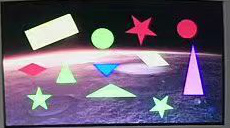
#> input picture submission/bigshape.jpg, 230 x 128 px, found by its file name
$ python color_recognize.py
#> lines starting #> are read from the running program, lines starting #| are printed output that depends on the picture
#> in main, img is the input picture: shape (128, 230, 3); mean B, G, R 112.9, 92.2, 104.6
# 颜色识别
"""
input:
    - *.jpg  # 原始图像
    - *.txt  # 检测结果 yolov5格式
output:
    - 图片中每个ROI区域的主要hsv值, 颜色类别

标准颜色表:
    RED = { 255, 0, 0 };
    GREEN = { 0, 255, 0 };
    BLUE = { 0, 0, 255 };
    YELLOW = { 255, 255, 0 };
    PIN = { 255, 0, 255 };
    QING = { 0, 255, 255 };
    BLACK = { 0, 0, 0 };
    WHITE = { 255, 255, 255 };

"""
import cv2
import numpy as np
from pyparsing import col
from PIL import Image, ImageDraw, ImageFont

def balance(img):
    # 调整白平衡
    b, g, r = cv2.split(img)
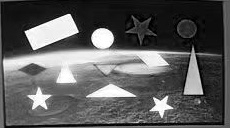
#> g: shape (128, 230); min 0, max 255, mean 92.2
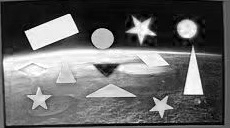
#> r: shape (128, 230); min 0, max 255, mean 104.6
    r_avg = cv2.mean(r)[0]
#> r_avg = 104.6
    g_avg = cv2.mean(g)[0]
#> g_avg = 92.21
    b_avg = cv2.mean(b)[0]
#> b_avg = 112.9

    # 求各个通道所占增益
    k = (r_avg + g_avg + b_avg) / 3
#> k = 103.2
    kr = k / r_avg
#> kr = 0.987
    kg = k / g_avg
#> kg = 1.12
    kb = k / b_avg
#> kb = 0.914

    r = cv2.addWeighted(src1=r, alpha=kr, src2=0, beta=0, gamma=0)
    g = cv2.addWeighted(src1=g, alpha=kg, src2=0, beta=0, gamma=0)
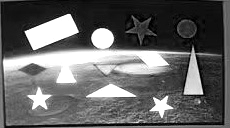
#> g: shape (128, 230); min 0, max 255, mean 101.3
    b = cv2.addWeighted(src1=b, alpha=kb, src2=0, beta=0, gamma=0)
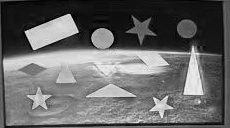
#> b: shape (128, 230); min 0, max 233, mean 103.2
    balance_img = cv2.merge([b, g, r])
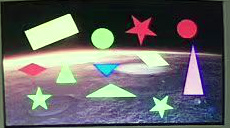
#> balance_img: shape (128, 230, 3); mean B, G, R 103.2, 101.3, 103.3

    return balance_img


def equalize_hist_color(img):
    # 彩色图直方图均衡化
    channels = cv2.split(img)
    eq_channels = []
    # 将 cv2.equalizeHist() 函数应用于每个通道
    for ch in channels:
        eq_channels.append(cv2.equalizeHist(ch))
    # 使用 cv2.merge() 合并所有结果通道
    eq_image = cv2.merge(eq_channels)
    return eq_image


def DrawBox(im, box):
    # 绘制Bounding Box
    draw = ImageDraw.Draw(im)
    draw.rectangle(box,  outline="#FFFFFF", width=1)


def DrawLabel(im, loc, label, color):
    # 绘制label
    draw = ImageDraw.Draw(im)
    # draw.multiline_text((30,30), label.encode("utf-8"), fill="#FFFFFF")
    # font = ImageFont.truetype('/System/Library/Fonts/Times.ttc', 16)
    # draw.text(loc, color, font=font)
    draw.text(loc, color)

def ImgShow(imgpath, boxs, cs, label="n"):
    # 展示图片
    im = Image.open(imgpath)
    for i in range(len(cs)):
        DrawBox(im, [tuple(boxs[i][0:2]),tuple(boxs[i][2:])])
        DrawLabel(im, boxs[i][0:2], label, cs[i])
    # 显示图片
    # im.show()
    im.save('/home3/HWGroup/liujy/agent_4mission_detection/submission/result_color.jpg')


color = ["red1", "yellow", "green", "qing", "blue", "pin", "red", 'black', 'white' ]
# color_range = {
#     "red1": {"color_lower": np.array([0, 35, 46]), "color_upper": np.array([15, 255, 255])},
#     "yellow": {"color_lower": np.array([15, 35, 46]), "color_upper": np.array([34, 255, 255])},
#     "green": {"color_lower": np.array([35, 35, 46]), "color_upper": np.array([77, 255, 255])},
#     "qing": {"color_lower": np.array([78, 35, 46]), "color_upper": np.array([99, 255, 255])},
#     "blue": {"color_lower": np.array([100, 35, 46]), "color_upper": np.array([124, 255, 255])},
#     "pin": {"color_lower": np.array([125, 35, 46]), "color_upper": np.array([155, 255, 255])},
#     "red": {"color_lower": np.array([156, 35, 46]), "color_upper": np.array([180, 255, 255])},
#     'black': {"color_lower": np.array([0, 0, 0]), "color_upper": np.array([180, 255, 35])},
#     'white': {"color_lower": np.array([0, 0, 221]), "color_upper": np.array([180, 30, 255])},
#          }


# 根据实际情况修正
color_range = {
    "red1": {"color_lower": np.array([0, 35, 46]), "color_upper": np.array([15, 255, 255])},
    "yellow": {"color_lower": np.array([15, 35, 46]), "color_upper": np.array([47, 255, 255])},
    "green": {"color_lower": np.array([48, 35, 46]), "color_upper": np.array([77, 255, 255])},
    "qing": {"color_lower": np.array([78, 35, 46]), "color_upper": np.array([88, 255, 255])},
    "blue": {"color_lower": np.array([89, 35, 46]), "color_upper": np.array([124, 255, 255])},
    "pin": {"color_lower": np.array([125, 35, 46]), "color_upper": np.array([155, 255, 255])},
    "red": {"color_lower": np.array([156, 35, 46]), "color_upper": np.array([180, 255, 255])},
    'black': {"color_lower": np.array([0, 0, 0]), "color_upper": np.array([180, 255, 35])},
    'white': {"color_lower": np.array([0, 0, 221]), "color_upper": np.array([180, 30, 255])},
         }
shape = {0:"circle", 1: "rhombus", 2:"fivestar", 3:"triangle", 4:"rectangle"}

def main(img_path, label_path):
    img = cv2.imread(img_path)
    img = balance(img)
    # img = equalize_hist_color(img)
    img = cv2.GaussianBlur(img, (5, 5), 0)  # 高斯滤波降噪，模糊图片
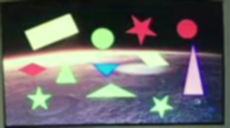
#> img: shape (128, 230, 3); mean B, G, R 103.1, 101.2, 103.1
    H, W, _ = img.shape
#> H = 128; W = 230

    # 获取bbox
    with open(label_path) as file:
#> (reads submission/bigshape.txt from the repository)
        content=file.readlines()

    # 遍历boxes，识别每个目标图形的颜色
    boxs = []
    cs = []
    for line in content:
        box = line[:-2].split(' ')
        box = [float(i) for i in box[1:]]
        bbox = [(box[0]-box[2]/2)*W, (box[1]-box[3]/2)*H, (box[0]+box[2]/2)*W, (box[1]+box[3]/2)*H]
        bbox = [int(i) for i in bbox]
        boxs.append(bbox)

        crop = img[bbox[1]:bbox[3],bbox[0]:bbox[2],:]

        y, x, z = crop.shape
        if x>4 and y>4:
            crop = crop[3*y//8 : 5*y//8 , 3*x//8 : 5*x//8 ,:]
        # im = Image.fromarray(cv2.cvtColor(crop,cv2.COLOR_BGR2RGB))
        # im.show()

        hsv = cv2.cvtColor(crop, cv2.COLOR_BGR2HSV)

        # 统计主要元素的hsv值
        squ = hsv[:,:,0].reshape(-1)
        count = np.bincount(squ)
        h = np.argmax(count)  # 占比最多的h值
        squ = hsv[:,:,1].reshape(-1)
        count = np.bincount(squ)
        s = np.argmax(count)  # 占比最多的s值
        squ = hsv[:,:,2].reshape(-1)
        count = np.bincount(squ)
        v = np.argmax(count)  # 占比最多的v值
        hsv = np.array([h,s,v])

        # hsv = hsv[y//2,x//2,:]

        res = "none"
        # 遍历颜色判断
        for c in color:
            upper = (np.maximum(hsv,color_range[c]["color_lower"])==hsv)
            lower = (np.minimum(hsv,color_range[c]["color_upper"])==hsv)
            if np.all(upper) and np.all(lower):
                res = c
                break
        print(f"hsv:{hsv}, result:{res}")
        cs.append(res)
#> this loop made 12 passes
#> (h, s, v) on passes 1 to 12: (53, 59, 255), (89, 232, 228), (49, 42, 255), (156, 38, 239), (173, 165, 240), (55, 56, 255), (61, 46, 255), (48, 75, 255), (173, 197, 231), (174, 196, 229), (52, 98, 255), (43, 49, 255)
#| hsv:[ 53  59 255], result:green
#| hsv:[ 89 232 228], result:blue
#| hsv:[ 49  42 255], result:green
#| hsv:[156  38 239], result:red
#| hsv:[173 165 240], result:red
#| hsv:[ 55  56 255], result:green
#| hsv:[ 61  46 255], result:green
#| hsv:[ 48  75 255], result:green
#> (further printed lines are left out)
#> after the loop, boxs = [[85, 85, 138, 99], [92, 63, 119, 76], [137, 51, 167, 68], [180, 42, 204, 94], [17, 63, 47, 77], [26, 85, 52, 111], [149, 94, 174, 118], [55, 62, 76, 82], [125, 15, 155, 45], [176, 18, 196, 38], [90, 27, 113, 48], [24, 12, 78, 52]]; cs = ['green', 'blue', 'green', 'red', 'red', 'green', 'green', 'green', 'red', 'red', 'green', 'yellow']

    # 展示颜色识别结果
    ImgShow(img_path, boxs, cs)
#> the loop in ImgShow, `for i in range(len(cs)):` made 12 passes
#> after the loop in ImgShow, `for i in range(len(cs)):`:
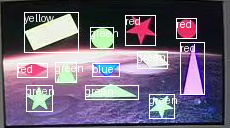
#> im: PIL image 230x128 RGB; mean R, G, B 113.4, 101.9, 121.4


# img_path = '/home3/HWGroup/liujy/agent_4mission_detection/submission/test.jpg'
# label_path = '/home3/HWGroup/liujy/agent_4mission_detection/submission/test.txt'
img_path = '/home3/HWGroup/liujy/agent_4mission_detection/submission/bigshape.jpg'
label_path = '/home3/HWGroup/liujy/agent_4mission_detection/submission/bigshape.txt'
main(img_path, label_path)
